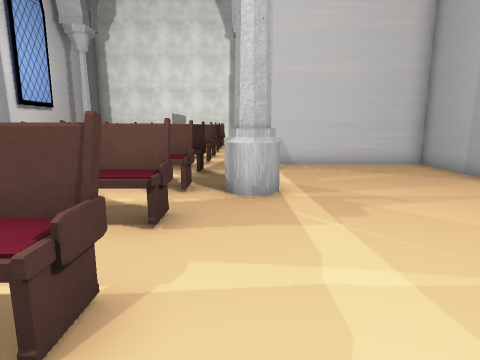
[1] (above)

17 first-person views from a walk through a Unity game level. The camera is 1.5 m above the floor, tilts 10° down and sees 75° across. The floor is counted in squares, 1 m on a side. Each view is taken from the middle of a square. On the plan, view 1 faces up. The plan holds only what a view shows up to about 15 squares ahead; the rest is blank. The place goes on beyond the plan. Some animated figures are not drawn. Some surface patterns are stand-ins.

[2]
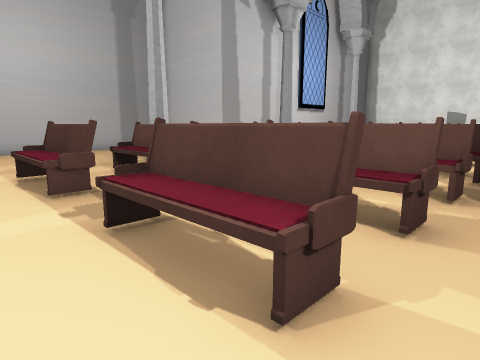

[3]
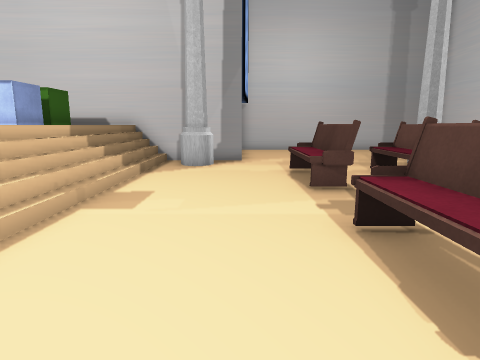

[4]
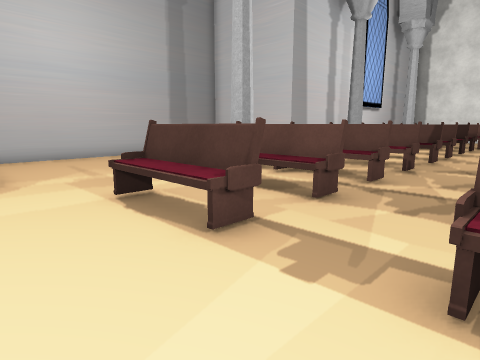

[5]
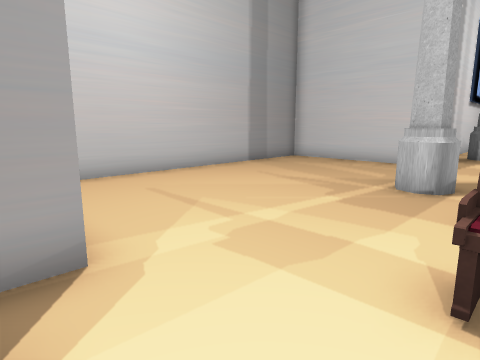

[6]
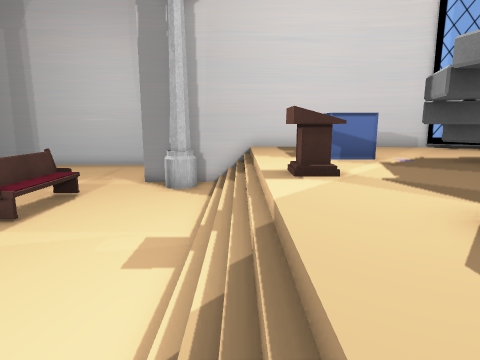

[7]
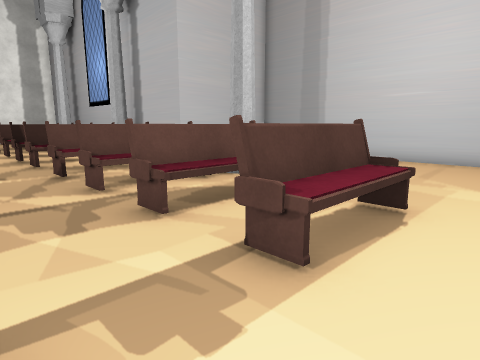

[8]
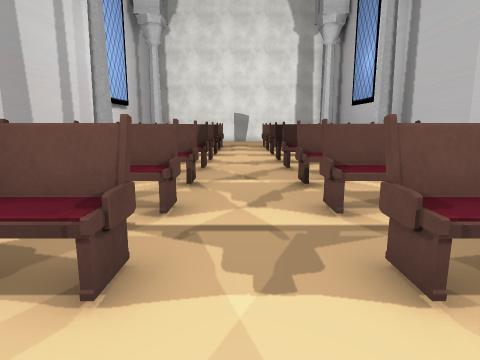

[9]
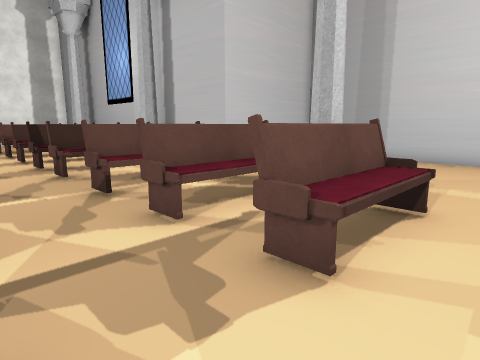

[10]
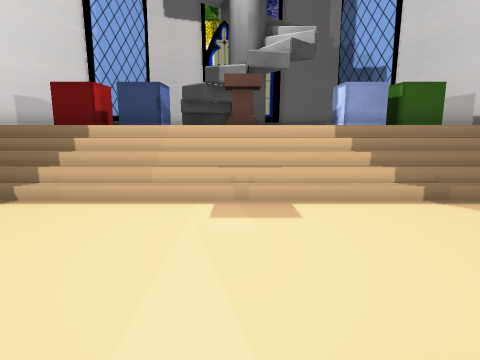

[11]
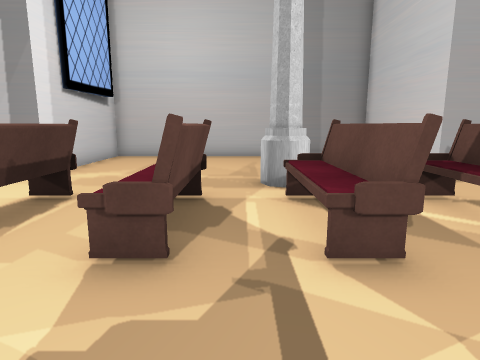

[12]
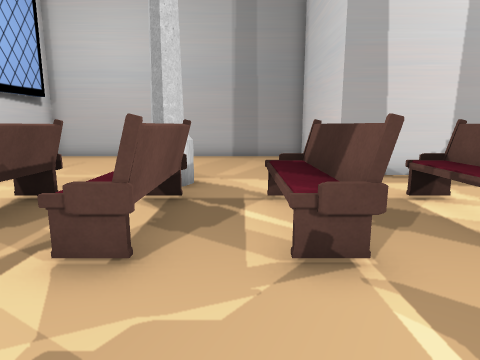

[13]
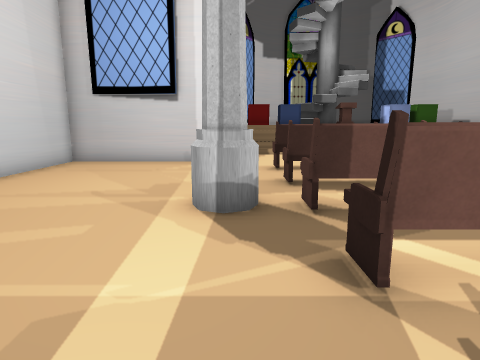

[14]
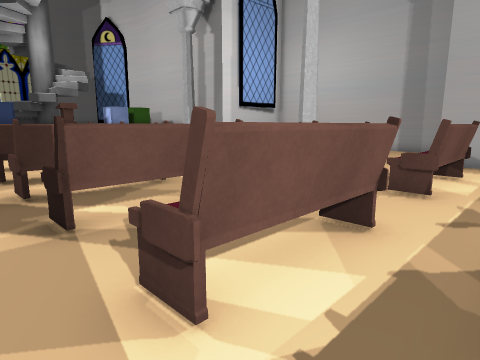

[15]
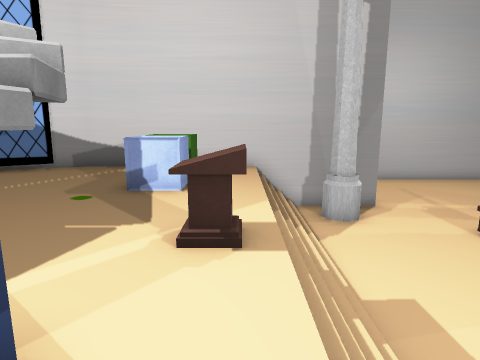

[16]
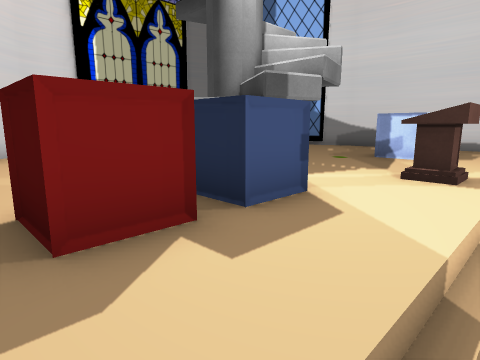

[17]
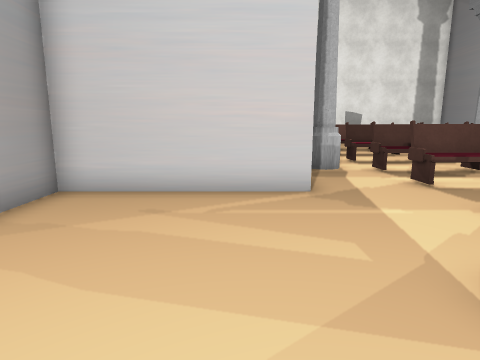

### Floor plan
Key: @ floor where view 1 was taken; # wall or solid block; x gap in a wall; . main floor; : floor 1.5 m higher than the main floor; + floor 2.5 m higher than the main floor; / step, stairs or slope; = window, fence, low wall or low ledge; ^ raised ledge; P podium; O other object.
Columns run from 19 left of view 1 to 7 right of it. Each row starts with its distance up from view 1.
 15      #...OOOO..OOOO.#
 14      #............. #
 13      #...OOOO..OOOO.#
 12 ######..............#######
 11 #........O..O..O..O.......#
 10 #........OOOO..OOOO.......#
  9 #.........................#
  8 #........OOOO..OOOO#......#
  7 #......#.OOOO..OOOO#......#
  6 #.........................#
  5 #........OOOO..OOOO.......#
  4 #........OOO...OOO........#
  3 #........OOO...OOO........#
  2 #........OOOO..OOOO.......#
  1 #.........................#
  0 ######.............@#######
 -1      #.............##
 -2      #x#...........##
 -3      #//////////////#
 -4      #//////////////#
 -5      #:::::::P::::::#
 -6      #:#==#::P::=:=:#
 -7      # ^^^^::::=^^^:#
 -8      #  :::::##:::::#
 -9      #:::::::#^=::::#
-10      #::::::##=+::::#
-11      ##:::: ##  ::::#

Positions as (right, up) in squares from view 1, and headings:
1: (0, 0), facing up
2: (0, 0), facing up-left
3: (0, 0), facing left
4: (-4, -1), facing up-left
5: (-10, -1), facing up-left
6: (-12, -4), facing right
7: (-7, 0), facing up-right
8: (-6, 2), facing up
9: (-7, 3), facing up-right
10: (-6, 3), facing down
11: (-4, 6), facing left
12: (-4, 9), facing left
13: (0, 13), facing down
14: (0, 15), facing down-left
15: (-2, -5), facing left
16: (0, -4), facing down-left
17: (-15, 5), facing up
